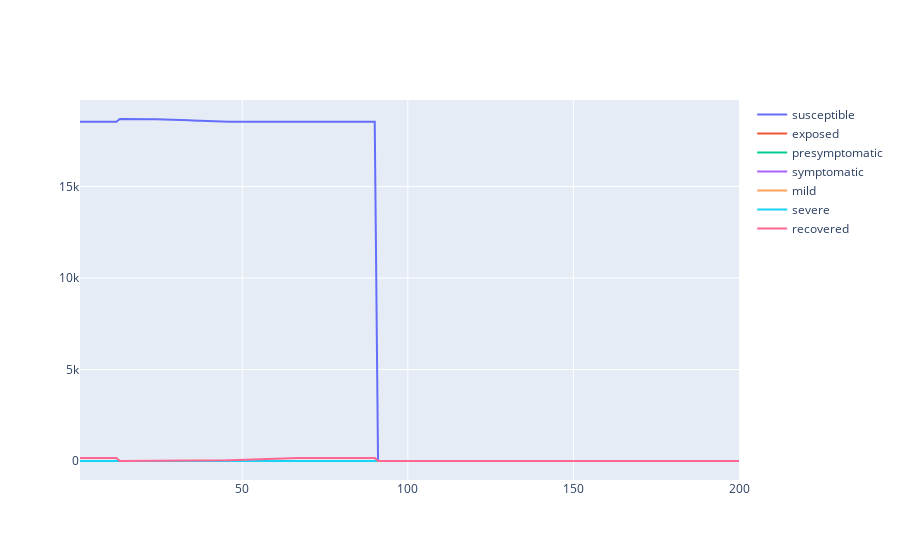

The cell this chart's notebook holds for it:
### Code cell
import plotly.graph_objects as go

# Individuals not in quarentine.
fig = go.Figure()
fig.add_trace(go.Scatter(x=tracker['day'], y=tracker['susceptible'], mode='lines', name='susceptible'))
fig.add_trace(go.Scatter(x=tracker['day'], y=tracker['exposed'], mode='lines', name='exposed'))
fig.add_trace(go.Scatter(x=tracker['day'], y=tracker['presymptomatic'], mode='lines', name='presymptomatic'))
fig.add_trace(go.Scatter(x=tracker['day'], y=tracker['symptomatic'], mode='lines', name='symptomatic'))
fig.add_trace(go.Scatter(x=tracker['day'], y=tracker['mild'], mode='lines', name='mild'))
fig.add_trace(go.Scatter(x=tracker['day'], y=tracker['severe'], mode='lines', name='severe'))
fig.add_trace(go.Scatter(x=tracker['day'], y=tracker['recovered'], mode='lines', name='recovered'))
fig.show()

### Figure 1 — Plotly figure (JSON) as saved in the notebook; plotly's stock layout.template omitted (floating-point values rounded to 4 significant figures; data arrays with more than 128 entries replaced by an {"elided": "..."} marker saying what was removed)
{"data": [{"mode": "lines", "name": "susceptible", "type": "scatter", "x": {"elided": "200 int values"}, "y": {"elided": "200 int values"}}, {"mode": "lines", "name": "exposed", "type": "scatter", "x": {"elided": "200 int values"}, "y": {"elided": "200 int values"}}, {"mode": "lines", "name": "presymptomatic", "type": "scatter", "x": {"elided": "200 int values"}, "y": {"elided": "200 int values"}}, {"mode": "lines", "name": "symptomatic", "type": "scatter", "x": {"elided": "200 int values"}, "y": {"elided": "200 int values"}}, {"mode": "lines", "name": "mild", "type": "scatter", "x": {"elided": "200 int values"}, "y": {"elided": "200 int values"}}, {"mode": "lines", "name": "severe", "type": "scatter", "x": {"elided": "200 int values"}, "y": {"elided": "200 int values"}}, {"mode": "lines", "name": "recovered", "type": "scatter", "x": {"elided": "200 int values"}, "y": {"elided": "200 int values"}}], "layout": {}}
